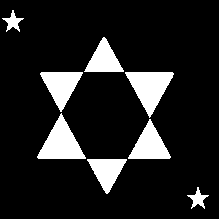
%> input picture Pratikum3/biner3.bmp, 219 x 219 px
$ octave Operasi_Erosi_CitraGray.m   (GNU Octave 9; MATLAB toolbox functions it lacks are replaced by stand-ins)
%> lines starting %> are read from the running program, lines starting %| are printed output that depends on the picture; in (x1, y1, x2, y2) boxes, pixels count from 0 and x2, y2 are one past the last pixel; in counts of white or black regions, pixels touching at a corner belong together; the program's own positions count from 1
clear all;
f = im2bw(imread('biner3.bmp'));
%> f: size 219x219 logical; 12.6% white; 8 white regions, largest, box (x1, y1, x2, y2) and area: (125, 72, 174, 118) 1178, (37, 113, 86, 159) 1170, (40, 72, 83, 112) 918
B = [1 1 1; 1 1 1; 1 1 1];
figure(1), imshow(f);
[I,J] = size(B);
I = floor(I/2);
J = floor(J/2);
[N,M] = size(f);
%> N = 219; M = 219
for n = I + 1 : N-I
    for m  = J + 1 : M-J
        erosi = 255;
        for i = -I:I
            for j = -J:J
                erosi = max(B(I+1+i, J+1+i)*f(n+i,m+j),erosi);
            end
        end
        Citra_erosi(n,m) = erosi;
    end
end
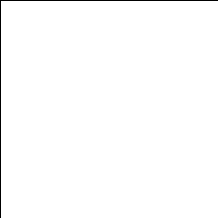
%> Citra_erosi: size 218x218 double; 99.1% white; black in thin lines or dots
figure(2), imshow((Citra_erosi));
Citra_erosi1 = imerode(f,B);
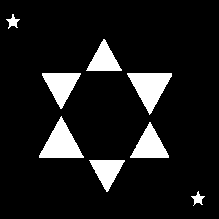
%> Citra_erosi1: size 219x219 logical; 10.2% white; 8 white regions, largest, box (x1, y1, x2, y2) and area: (127, 73, 172, 115) 993, (39, 116, 84, 158) 985, (42, 73, 81, 109) 756
figure(3), imshow(Citra_erosi1);
